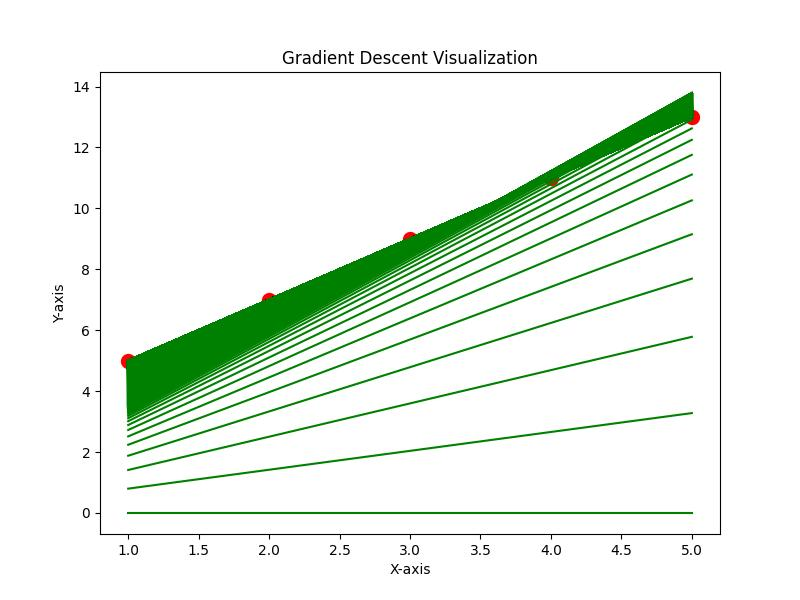

This chart was generated by the following Python code:
"""
Gradient Descent and Cost Function
"""


import numpy as np
import matplotlib.pyplot as plt



def gradient_descent(x, y):

    m_curr = b_curr = 0
    iteration = 10000
    n = len(x)
    learning_rate = 0.01
    plt.figure(figsize=(8, 6))
    plt.scatter(x, y, color="red", marker="o", linewidths=5)
    for i in range(iteration):
        yp = x * m_curr + b_curr
        plt.plot(x, yp, color='green')
        cost = (1/n) * sum([val**2 for val in (y - yp)])
        md = -(2/n) * sum(x * (y - yp))
        bd = -(2/n) * sum(y - yp)
        m_curr = m_curr - learning_rate * md
        b_curr = b_curr - learning_rate * bd
        print ("m {}, b {}, cost {} iteration {}".format(m_curr, b_curr, cost, i))

    plt.xlabel("X-axis")
    plt.ylabel("Y-axis")
    plt.title("Gradient Descent Visualization")
    plt.savefig("gradient_descent.jpg")


x = np.array([1,2,3,4,5])
y = np.array([5,7,9,11,13])


gradient_descent(x, y)



print("ML Model Run...")